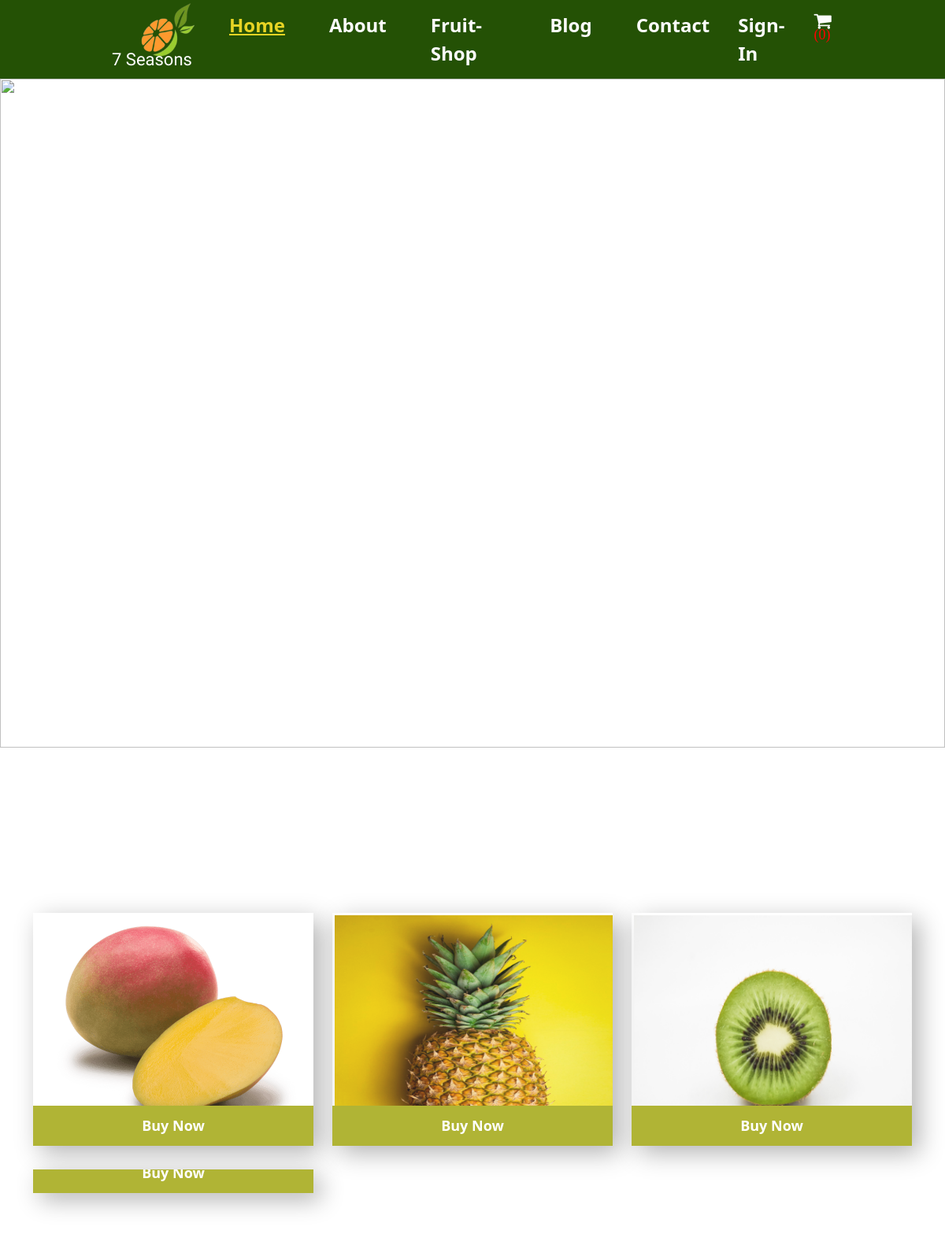
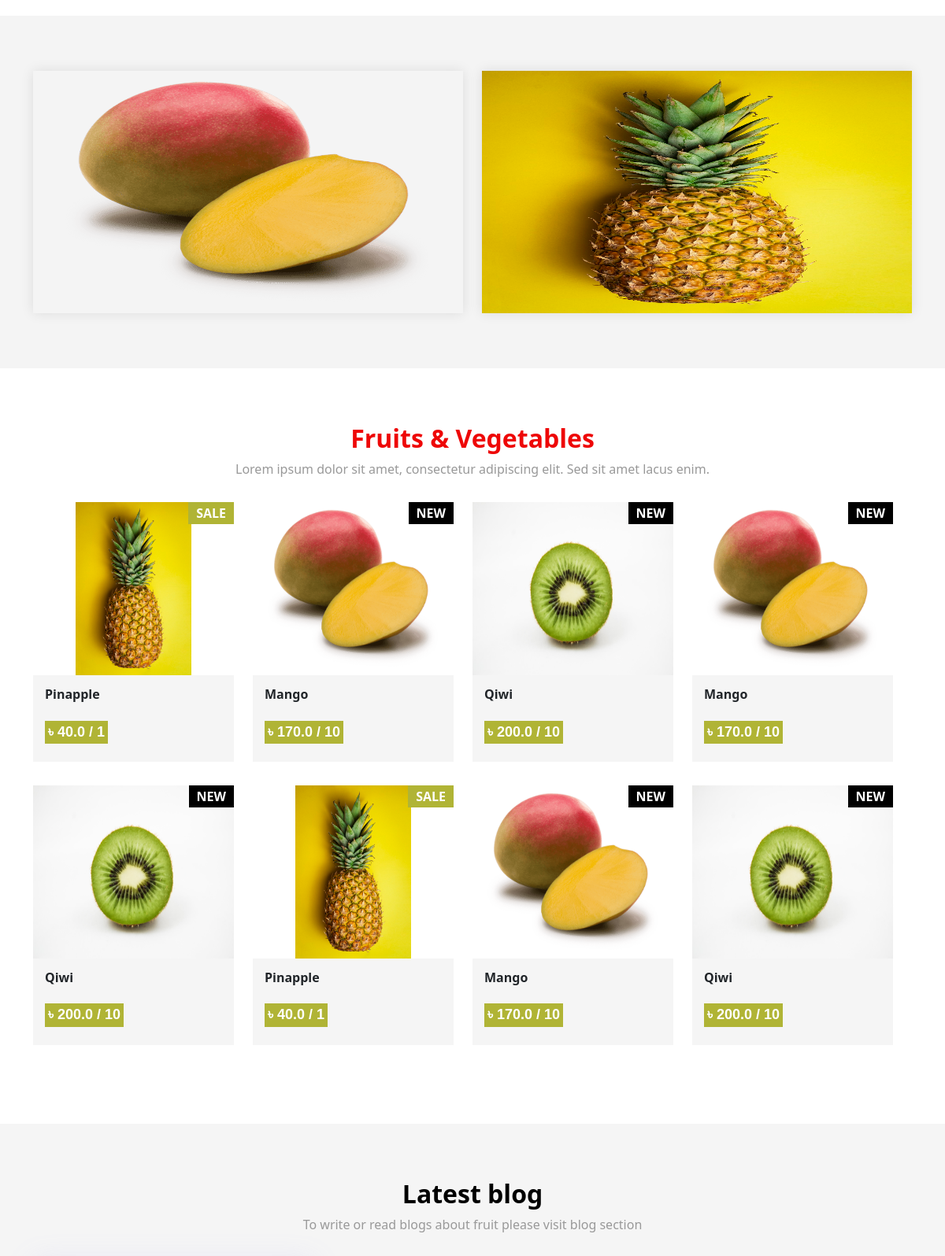
The page / (upper part) on the database its author committed (2 pictures, top to bottom).
### App_product/models.py (models this page shows, shortened)
class FruitModel(models.Model):
    vendor = models.ForeignKey(User, on_delete=models.CASCADE, related_name='vendor')
    main_image = models.ImageField(upload_to='Product_image/')
    image1 = models.ImageField(upload_to='Product_image/')
    image2 = models.ImageField(upload_to='Product_image/')
    image3 = models.ImageField(upload_to='Product_image/')
    name = models.CharField(max_length=264)
    seasons = ListCharField(base_field=models.CharField(max_length=20, choices=season_choice), size=20,
                            max_length=(20 * 50))
    preview_text = models.TextField(max_length=200, verbose_name='Preview Text')
    details_text = models.TextField(max_length=10000, verbose_name='Description')
    availability = models.BooleanField(default=False)
    unit = models.CharField(max_length=100)
    price = models.FloatField(verbose_name='Price per unit')
    created_date = models.DateTimeField(auto_now_add=True)
    class Meta:
        ordering = ['name', ]

### App_product/views.py (the view)
# urls.py: path('', views.admin_home, name='home'),
def home(request):
    products = FruitModel.objects.filter(availability=True)
    products = products.order_by('-created_date')
    blogs = NutritionBlogModel.objects.all()
    first_six_blogs = blogs.order_by("-created_date")[:3]
    try:
        IsSeller = SellerModel.objects.get(seller=request.user)
    except:
        IsSeller = None
    if request.user.is_authenticated:
        cart_item = Cart.objects.filter(user=request.user, purchased=False).count()
    else:
        cart_item = 0
    first_three = products[:6]
    content = {
        'cart_item': cart_item,
        'IsSeller': IsSeller,
        'products': products,
        'first_three_products': first_three,
        'first_six_blogs': first_six_blogs
    }
    try:
        random_eight = random.choices(products, k=8)
        random_eight_ids = [x.id for x in random_eight]
        for i in range(len(random_eight_ids)):
            if random_eight_ids[i] % 2 == 0:
                random_eight_ids[i] = 2
            elif random_eight_ids[i] % 2 == 1:
                random_eight_ids[i] = 1
        content['random_eight'] = zip(random_eight, random_eight_ids)
    except:
        random_eight = 0
        random_eight_ids = 0
    return render(request, 'App_product/home.html', context=content)

### App_blog/models.py (called while the page is built)
    def __str__(self):
        return self.blog_title

### templates/App_product/home.html (shortened to what this page needs)
{% extends 'base.html' %}
{% load static %}
{% block main %}
    <section>
        <div class="jumbotron">
            <div class="hero-text">
                <div class="hero-container">
                    <img class="mySlides" src="{% static 'images/bucket.jpg' %}" style="width:100%">
                </div>
            </div>
        </div>
        <div class="categories-shop">
            <div class="container">
                <div class="row">
                    {% for product in first_three_products %}
                        <div class="col-lg-4 col-md-4 col-sm-12 col-xs-12">
                            <div class="shop-cat-box">
                                <img class="img-fluid" src="{{ product.main_image.url }}" alt="Product Image"/>
                                <a class="btn hvr-hover" href="{% url 'App_product:single-fruit' pk=product.id %}">
                                    Buy Now
                                </a>
                            </div>
                        </div>
                    {% endfor %}
                </div>
            </div>
        </div>
        <div class="box-add-products">
            <div class="container">
                <div class="row">
                    <div class="col-lg-6 col-md-6 col-sm-12">
                        <div class="offer-box-products">
                            <img class="img-fluid" src="{{ products.0.main_image.url }}" alt=""/>
                        </div>
                    </div>
                    <div class="col-lg-6 col-md-6 col-sm-12">
                        <div class="offer-box-products">
                            <img class="img-fluid" src="{{ products.1.main_image.url }}" alt=""/>
                        </div>
                    </div>
                </div>
            </div>
        </div>
        <div class="products-box">
            <div class="container">
                <div class="row">
                    <div class="col-lg-12">
                        <div class="title-all text-center">
                            <h1 style="color: #ee0707"> Fruits & Vegetables</h1>
                            <p>Lorem ipsum dolor sit amet, consectetur adipiscing elit. Sed sit amet lacus enim.</p>
                        </div>
                    </div>
                </div>
                <div class="row">
                    <div class="row special-list">
                        {% for product, id in random_eight %}
                            <div class="col-lg-3 col-md-6">
                                <div class="products-single fix">
                                    <div class="box-img-hover">
                                        <div class="type-lb">
                                            {% ifequal id 2 %}
                                                <p class="sale">Sale</p>
                                            {% endifequal %}
                                            {% ifequal id 1 %}
                                                <p class="new">New</p>
                                            {% endifequal %}
                                        </div>
                                        <img src="{{ product.main_image.url }}" class="img-fluid" alt="Image">
                                    </div>
                                    <div class="why-text">
                                        <h4>{{ product.name }}</h4>
                                        <h5> ৳ {{ product.price }} / {{ product.unit }}</h5>
                                    </div>
                                </div>
                            </div>
                        {% endfor %}
                    </div>
                </div>
            </div>
        </div>
        <div class="latest-blog">
            <div class="container">
                <div class="row">
                    <div class="col-lg-12">
                        <div class="title-all text-center">
                            <h1>Latest blog</h1>
                            <p> To write or read blogs about fruit please visit blog section </p>
                        </div>
                    </div>
                </div>
            </div>
        </div>
    </section>
{% endblock %}

### templates/App_product/home.html (style rules this page uses)
.jumbotron { background-position: center; background-repeat: no-repeat; background-size: cover; height: 990px !important; }
.hero-text { text-align: center; }
.hero-container { position: relative !important; overflow: hidden !important; }
.mySlides { display: none; height: 850px; }
.categories-shop { padding: 70px 0px; }
.shop-cat-box { margin-bottom: 30px; position: relative; padding: 3px; overflow: hidden; border: 0px solid #000000; box-shadow: 9px 9px 30px 0px rgba(0, 0, 0, 0.3); -webkit-transition: all 0.3s ease; transition: all 0.3s ease-in-out 0s; }
.shop-cat-box img { margin: -10px 0 0 -10px; max-width: none; width: -webkit-calc(100% + 10px); width: calc(100% + 10px); opacity: 0.9; -webkit-transition: opacity 0.35s, -webkit-transform 0.35s; transition: opacity 0.35s, transform 0.35s; -webkit-transform: translate3d(10px, 10px, 0); transform: translate3d(10px, 10px, 0); -webkit-backface-visibility: hidden; backface-visibility: hidden; height: 300px; }
.shop-cat-box a { position: absolute; z-index: 2; bottom: 0px; left: 0px; right: 0; margin: 0 auto; text-align: center; border: none; color: #ffffff; font-size: 18px; font-weight: 700; padding: 12px 0px; }
.box-add-products { padding: 70px 0px; background-color: #f4f4f4; }
.box-add-products img { height: 308px; width: 100%; }
.offer-box-products { box-shadow: 0px 0px 15px 0px rgba(0, 0, 0, 0.1); -webkit-transition: all 0.3s ease; transition: all 0.3s ease-in-out 0s; }
.hvr-hover { display: inline-block; vertical-align: middle; -webkit-transform: perspective(1px) translateZ(0); transform: perspective(1px) translateZ(0); box-shadow: 0 0 1px rgba(0, 0, 0, 0); position: relative; background: #b0b435; -webkit-transition-property: color; transition-property: color; -webkit-transition-duration: 0.3s; transition-duration: 0.3s; border-radius: 0; color: #FFFFFF; }
.hvr-hover::after { content: ""; position: absolute; z-index: -1; top: 0; left: 0; right: 0; bottom: 0; background: #000000; border-radius: 100%; -webkit-transform: scale(0); transform: scale(0); -webkit-transition-property: transform; transition-property: transform; -webkit-transition-duration: 0.3s; transition-duration: 0.3s; -webkit-transition-timing-function: ease-out; transition-timing-function: ease-out; }
.hvr-hover { overflow: hidden; color: #FFFFFF !important; }
.title-all { margin-bottom: 30px; }
.title-all h1 { font-size: 32px; font-weight: 700; color: #000000; }
.title-all p { color: #999999; font-size: 16px; }
.products-box { padding: 70px 0px; }
.products-single { overflow: hidden; position: relative; margin-bottom: 30px; }
.products-single .box-img-hover { overflow: hidden; position: relative; }
.box-img-hover img { margin: 0 auto; text-align: center; display: block; height: 220px !important; }
.type-lb { position: absolute; top: 0px; right: 0px; z-index: 8; }
.type-lb .sale { background: #b0b435; color: #ffffff; padding: 2px 10px; font-weight: 700; text-transform: uppercase; }
.type-lb .new { background: #000000; color: #ffffff; padding: 2px 10px; font-weight: 700; text-transform: uppercase; }
.why-text { background: #f5f5f5; padding: 15px; }
.why-text h4 { font-size: 16px; font-weight: 700; padding-bottom: 15px; }
.why-text h5 { font-size: 18px; font-family: 'Poppins', sans-serif; padding: 4px; display: inline-block; background: #b0b435; color: #ffffff; font-weight: 600; }
.latest-blog { padding: 70px 0px; background: #f5f5f5; }

### rows shown on the page
FruitModel: main_image (picture), name "Mango", price "170.0", unit "10"
FruitModel: main_image (picture), name "Pinapple", price "40.0", unit "1"
FruitModel: main_image (picture), name "Qiwi", price "200.0", unit "10"
